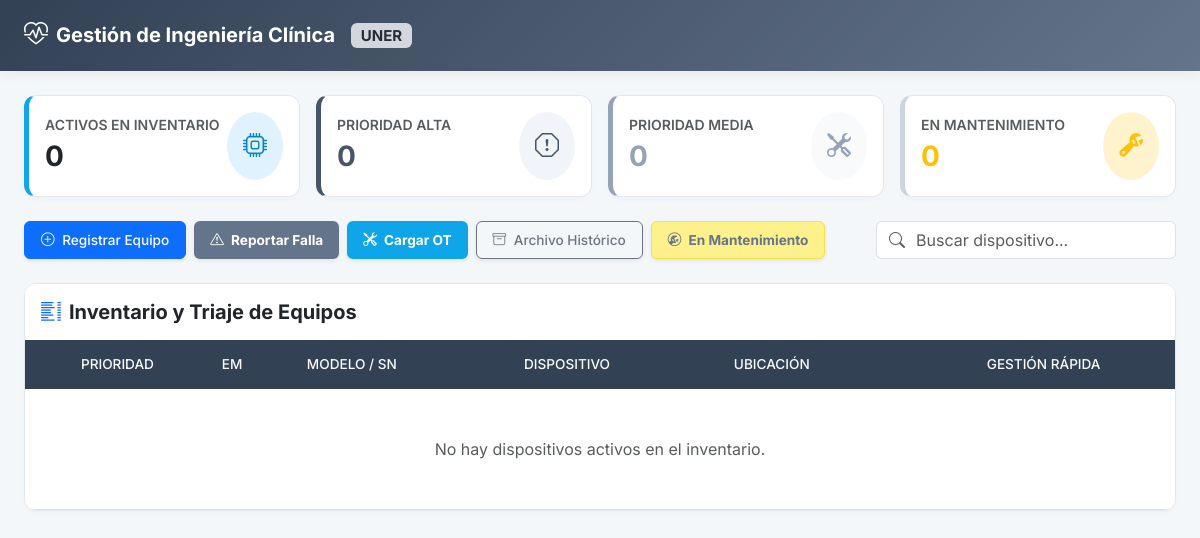
The app's page /, older data.
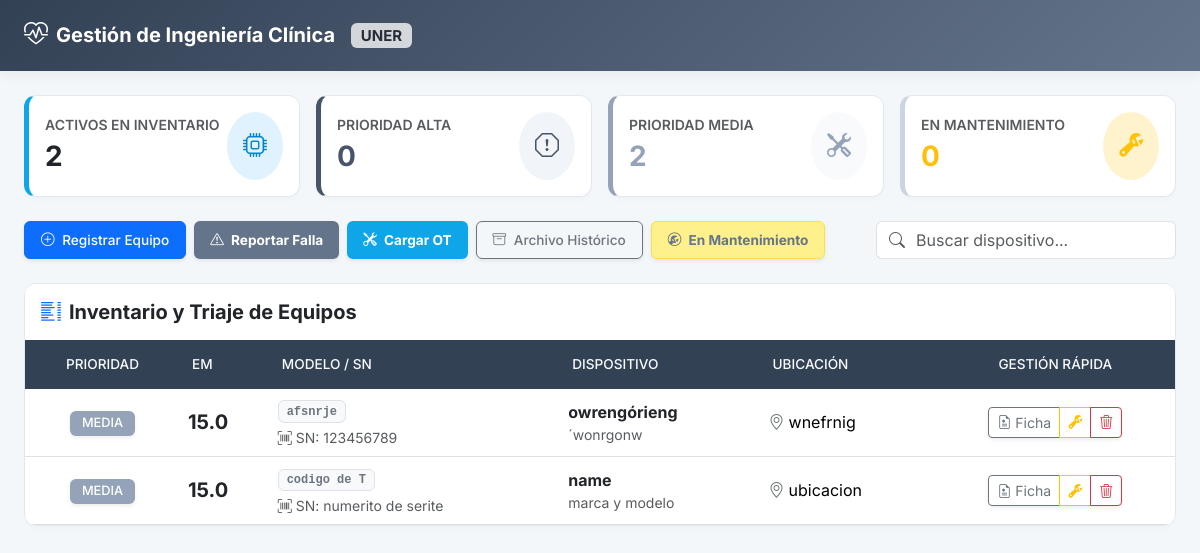
The same page, newer data.
### tables this page shows
CREATE TABLE equipos (
        id INTEGER PRIMARY KEY AUTOINCREMENT,
        codigo_trazabilidad TEXT UNIQUE NOT NULL,
        numero_serie TEXT NOT NULL,
        nombre TEXT NOT NULL,
        marca TEXT NOT NULL,
        ubicacion TEXT NOT NULL,
        puntaje_funcion REAL DEFAULT 5.0,
        puntaje_aplicacion REAL DEFAULT 5.0,
        puntaje_mantenimiento REAL DEFAULT 3.0,
        manual_url TEXT,
        estado TEXT DEFAULT 'Activo'
        
    );

### app.py (the view)
@app.route("/")
def panel_principal():
    filas = obtener_equipos()
    equipos = procesar_triaje_equipos(filas)
    cantidad_mantenimiento = len(obtener_equipos_mantenimiento())
    return render_template("index.html", equipos=equipos, cantidad_mantenimiento=cantidad_mantenimiento)

### algoritmos.py (called while the page is built)
def calcular_indice_em(funcion, aplicacion, mantenimiento, cantidad_fallas):
    puntaje_historia = float(cantidad_fallas) * 2.0
    return float(funcion) + float(aplicacion) + float(mantenimiento) + puntaje_historia

def clasificar_prioridad(em):
    if em >= 16.0:
        return "ALTA", "danger"
    elif em >= 12.0:
        return "MEDIA", "warning"
    return "BAJA", "success"

def procesar_triaje_equipos(filas_sql):
    equipos_procesados = []
    for fila in filas_sql:
        eq = dict(fila)
        em = calcular_indice_em(
            eq["puntaje_funcion"],
            eq["puntaje_aplicacion"],
            eq["puntaje_mantenimiento"],
            eq["cantidad_fallas"]
        )
        prioridad, color = clasificar_prioridad(em)
        eq["indice_em"] = em
        eq["prioridad"] = prioridad
        eq["color_badge"] = color
        equipos_procesados.append(eq)
    equipos_procesados.sort(key=lambda x: x["indice_em"], reverse=True)
    return equipos_procesados

### db.py (called while the page is built)
def obtener_conexion():
    conexion = sqlite3.connect(RUTA_BD)
    conexion.row_factory = sqlite3.Row
    conexion.execute("PRAGMA foreign_keys = ON;")
    return conexion

### templates/index.html (shortened to what the changed rows need)
<!DOCTYPE html>
<html lang="es">
<head>
    <link href="https://cdn.jsdelivr.net/npm/bootstrap@5.3.3/dist/css/bootstrap.min.css" rel="stylesheet">
    <link rel="stylesheet" href="https://cdn.jsdelivr.net/npm/bootstrap-icons@1.11.3/font/bootstrap-icons.min.css">
</head>
<body>
<div class="container-fluid px-4 pb-5">
    <div class="row g-3 mb-4">
        <div class="col-md-3">
            <div class="card stat-card p-3">
                <div class="d-flex justify-content-between align-items-center">
                    <div>
                        <div class="text-muted small fw-semibold">ACTIVOS EN INVENTARIO</div>
                        <div class="fs-3 fw-bold text-dark">{{ equipos|length }}</div>
                    </div>
                </div>
            </div>
        </div>
        <div class="col-md-3">
            <div class="card stat-card stat-warning p-3">
                <div class="d-flex justify-content-between align-items-center">
                    <div>
                        <div class="text-muted small fw-semibold">PRIORIDAD MEDIA</div>
                        <div class="fs-3 fw-bold" style="color: #94a3b8;">{{ equipos|selectattr('prioridad', 'equalto', 'MEDIA')|list|length }}</div>
                    </div>
                </div>
            </div>
        </div>
    </div>
    <div class="card overflow-hidden">
        <div class="table-responsive">
          <table class="table table-hover align-middle mb-0" id="tablaEquipos">
                <thead>
                    <tr>
                        <th class="text-center">Prioridad</th>
                        <th>EM</th>
                        <th>Modelo / SN</th>
                        <th>Dispositivo</th>
                        <th>Ubicación</th>
                        <th class="text-center">Gestión Rápida</th>
                    </tr>
                </thead>
                <tbody>
                    {% for eq in equipos %}
                    <tr>
                        <td class="text-center">
                            <span class="badge bg-{{ eq.color_badge }} badge-priority shadow-sm">{{ eq.prioridad }}</span>
                        </td>
                        <td>
                            <span class="fs-5 fw-bold text-dark">{{ "%.1f"|format(eq.indice_em) }}</span>
                        </td>
                        <td>
                            <span class="badge bg-light text-secondary font-monospace border">{{ eq.codigo_trazabilidad }}</span>
                            <div class="small text-muted mt-1"><i class="bi bi-upc-scan"></i> SN: {{ eq.numero_serie }}</div>
                        </td>
                        <td>
                            <div class="fw-bold text-dark">{{ eq.nombre }}</div>
                            <div class="text-muted small">{{ eq.marca }}</div>
                        </td>
                        <td><i class="bi bi-geo-alt text-secondary me-1"></i>{{ eq.ubicacion }}</td>
                        <td class="text-center">
                            <div class="btn-group shadow-sm" role="group">
                                <a href="/equipo/{{ eq.id }}" class="btn btn-outline-secondary btn-sm" title="Historia Clínica">
                                    <i class="bi bi-file-earmark-medical"></i> Ficha
                                </a>
                                <a href="/equipo/{{ eq.id }}/enviar_mantenimiento" class="btn btn-outline-warning btn-sm" title="Enviar a Mantenimiento">
                                    <i class="bi bi-wrench-adjustable"></i>
                                </a>
                                <a href="/eliminar/{{ eq.id }}" class="btn btn-outline-danger btn-sm" onclick="return confirm('¿Confirma la baja del activo?');" title="Dar de Baja">
                                    <i class="bi bi-trash3"></i>
                                </a>
                            </div>
                        </td>
                    </tr>
                    {% else %}
                    <tr>
                        <td colspan="6" class="text-center py-5 text-muted">No hay dispositivos activos en el inventario.</td>
                    </tr>
                    {% endfor %}
                </tbody>
            </table>
        </div>
    </div>
</div>
</body>
</html>

Row changes from the older to the newer data that the page shows:
now on this page (row edited): equipos: prioridad "MEDIA", indice_em "15.0", codigo_trazabilidad "afsnrje", numero_serie "123456789", nombre "owrengórieng", marca "´wonrgonw", ubicacion "wnefrnig"
added equipos: prioridad "MEDIA", indice_em "15.0", codigo_trazabilidad "codigo de T", numero_serie "numerito de serite", nombre "name", marca "marca y modelo", ubicacion "ubicacion"
Text that changed along with them:
{{ equipos|length }}: "0" → "2"
{{ equipos|selectattr('prioridad', 'equalto', 'MEDIA')|list|length }}: "0" → "2"
text no longer shown: "No hay dispositivos activos en el inventario."
